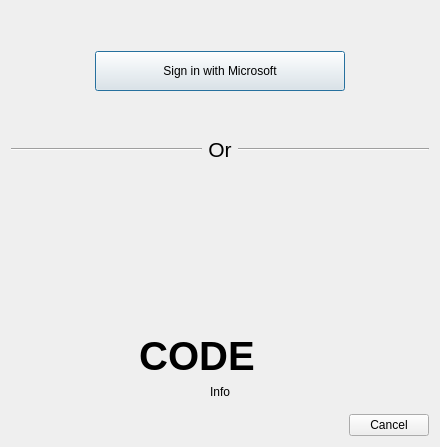
<?xml version="1.0" encoding="UTF-8"?>
<ui version="4.0">
 <class>MSALoginDialog</class>
 <widget class="QDialog" name="MSALoginDialog">
  <property name="geometry">
   <rect>
    <x>0</x>
    <y>0</y>
    <width>440</width>
    <height>447</height>
   </rect>
  </property>
  <property name="minimumSize">
   <size>
    <width>0</width>
    <height>430</height>
   </size>
  </property>
  <property name="windowTitle">
   <string>Agregar cuenta Microsoft (Premium)</string>
  </property>
  <layout class="QVBoxLayout" name="verticalLayout_6">
   <item>
    <widget class="QStackedWidget" name="stackedWidget2">
     <property name="currentIndex">
      <number>1</number>
     </property>
     <widget class="QWidget" name="loadingPage2">
      <layout class="QVBoxLayout" name="verticalLayout_31">
       <item>
        <spacer name="verticalSpacer_4">
         <property name="orientation">
          <enum>Qt::Vertical</enum>
         </property>
         <property name="sizeHint" stdset="0">
          <size>
           <width>20</width>
           <height>40</height>
          </size>
         </property>
        </spacer>
       </item>
       <item>
        <widget class="QLabel" name="loadingLabel2">
         <property name="font">
          <font>
           <pointsize>16</pointsize>
           <weight>75</weight>
           <bold>true</bold>
          </font>
         </property>
         <property name="text">
          <string>Please wait...</string>
         </property>
         <property name="alignment">
          <set>Qt::AlignCenter</set>
         </property>
         <property name="wordWrap">
          <bool>true</bool>
         </property>
        </widget>
       </item>
       <item>
        <widget class="QLabel" name="status2">
         <property name="text">
          <string>Status</string>
         </property>
         <property name="alignment">
          <set>Qt::AlignCenter</set>
         </property>
         <property name="wordWrap">
          <bool>true</bool>
         </property>
        </widget>
       </item>
       <item>
        <spacer name="verticalSpacer_31">
         <property name="orientation">
          <enum>Qt::Vertical</enum>
         </property>
         <property name="sizeHint" stdset="0">
          <size>
           <width>20</width>
           <height>40</height>
          </size>
         </property>
        </spacer>
       </item>
      </layout>
     </widget>
     <widget class="QWidget" name="mpPage1">
      <layout class="QVBoxLayout" name="verticalLayout_21" stretch="0">
       <item>
        <layout class="QHBoxLayout" name="horizontalLayout_7">
         <item>
          <spacer name="horizontalSpacer_5">
           <property name="orientation">
            <enum>Qt::Horizontal</enum>
           </property>
           <property name="sizeHint" stdset="0">
            <size>
             <width>40</width>
             <height>20</height>
            </size>
           </property>
          </spacer>
         </item>
         <item>
          <widget class="QPushButton" name="loginButton">
           <property name="minimumSize">
            <size>
             <width>250</width>
             <height>40</height>
            </size>
           </property>
           <property name="text">
            <string>Sign in with Microsoft</string>
           </property>
           <property name="default">
            <bool>true</bool>
           </property>
          </widget>
         </item>
         <item>
          <spacer name="horizontalSpacer_6">
           <property name="orientation">
            <enum>Qt::Horizontal</enum>
           </property>
           <property name="sizeHint" stdset="0">
            <size>
             <width>40</width>
             <height>20</height>
            </size>
           </property>
          </spacer>
         </item>
        </layout>
       </item>
      </layout>
     </widget>
    </widget>
   </item>
   <item>
    <layout class="QHBoxLayout" name="horizontalLayout_5">
     <item>
      <widget class="Line" name="line_3">
       <property name="sizePolicy">
        <sizepolicy hsizetype="Expanding" vsizetype="Fixed">
         <horstretch>0</horstretch>
         <verstretch>0</verstretch>
        </sizepolicy>
       </property>
       <property name="orientation">
        <enum>Qt::Horizontal</enum>
       </property>
      </widget>
     </item>
     <item>
      <widget class="QLabel" name="orLabel">
       <property name="font">
        <font>
         <pointsize>16</pointsize>
        </font>
       </property>
       <property name="text">
        <string>Or</string>
       </property>
       <property name="alignment">
        <set>Qt::AlignCenter</set>
       </property>
      </widget>
     </item>
     <item>
      <widget class="Line" name="line_4">
       <property name="sizePolicy">
        <sizepolicy hsizetype="Expanding" vsizetype="Fixed">
         <horstretch>0</horstretch>
         <verstretch>0</verstretch>
        </sizepolicy>
       </property>
       <property name="orientation">
        <enum>Qt::Horizontal</enum>
       </property>
      </widget>
     </item>
    </layout>
   </item>
   <item>
    <widget class="QStackedWidget" name="stackedWidget">
     <property name="currentIndex">
      <number>1</number>
     </property>
     <widget class="QWidget" name="loadingPage">
      <layout class="QVBoxLayout" name="verticalLayout_3">
       <item>
        <spacer name="verticalSpacer_41">
         <property name="orientation">
          <enum>Qt::Vertical</enum>
         </property>
         <property name="sizeHint" stdset="0">
          <size>
           <width>20</width>
           <height>40</height>
          </size>
         </property>
        </spacer>
       </item>
       <item>
        <widget class="QLabel" name="loadingLabel">
         <property name="font">
          <font>
           <pointsize>16</pointsize>
           <weight>75</weight>
           <bold>true</bold>
          </font>
         </property>
         <property name="text">
          <string>Please wait...</string>
         </property>
         <property name="alignment">
          <set>Qt::AlignCenter</set>
         </property>
         <property name="wordWrap">
          <bool>true</bool>
         </property>
        </widget>
       </item>
       <item>
        <widget class="QLabel" name="status">
         <property name="text">
          <string>Status</string>
         </property>
         <property name="alignment">
          <set>Qt::AlignCenter</set>
         </property>
         <property name="wordWrap">
          <bool>true</bool>
         </property>
        </widget>
       </item>
       <item>
        <spacer name="verticalSpacer_3">
         <property name="orientation">
          <enum>Qt::Vertical</enum>
         </property>
         <property name="sizeHint" stdset="0">
          <size>
           <width>20</width>
           <height>40</height>
          </size>
         </property>
        </spacer>
       </item>
      </layout>
     </widget>
     <widget class="QWidget" name="mpPage">
      <layout class="QVBoxLayout" name="verticalLayout_2" stretch="0,0,0">
       <item>
        <layout class="QHBoxLayout" name="horizontalLayout">
         <item>
          <spacer name="horizontalSpacer">
           <property name="orientation">
            <enum>Qt::Horizontal</enum>
           </property>
           <property name="sizeHint" stdset="0">
            <size>
             <width>40</width>
             <height>20</height>
            </size>
           </property>
          </spacer>
         </item>
         <item>
          <widget class="QLabel" name="qr">
           <property name="sizePolicy">
            <sizepolicy hsizetype="Fixed" vsizetype="Fixed">
             <horstretch>0</horstretch>
             <verstretch>0</verstretch>
            </sizepolicy>
           </property>
           <property name="minimumSize">
            <size>
             <width>150</width>
             <height>150</height>
            </size>
           </property>
           <property name="maximumSize">
            <size>
             <width>150</width>
             <height>150</height>
            </size>
           </property>
           <property name="text">
            <string/>
           </property>
           <property name="scaledContents">
            <bool>true</bool>
           </property>
           <property name="alignment">
            <set>Qt::AlignCenter</set>
           </property>
          </widget>
         </item>
         <item>
          <spacer name="horizontalSpacer_2">
           <property name="orientation">
            <enum>Qt::Horizontal</enum>
           </property>
           <property name="sizeHint" stdset="0">
            <size>
             <width>40</width>
             <height>20</height>
            </size>
           </property>
          </spacer>
         </item>
        </layout>
       </item>
       <item>
        <layout class="QHBoxLayout" name="horizontalLayout_2">
         <item>
          <spacer name="horizontalSpacer_3">
           <property name="orientation">
            <enum>Qt::Horizontal</enum>
           </property>
           <property name="sizeHint" stdset="0">
            <size>
             <width>40</width>
             <height>20</height>
            </size>
           </property>
          </spacer>
         </item>
         <item>
          <widget class="QLabel" name="code">
           <property name="font">
            <font>
             <pointsize>30</pointsize>
             <weight>75</weight>
             <bold>true</bold>
            </font>
           </property>
           <property name="cursor">
            <cursorShape>IBeamCursor</cursorShape>
           </property>
           <property name="text">
            <string>CODE</string>
           </property>
           <property name="alignment">
            <set>Qt::AlignCenter</set>
           </property>
           <property name="textInteractionFlags">
            <set>Qt::TextBrowserInteraction</set>
           </property>
          </widget>
         </item>
         <item>
          <widget class="QPushButton" name="copyCode">
           <property name="toolTip">
            <string>Copy code to clipboard</string>
           </property>
           <property name="text">
            <string/>
           </property>
           <property name="icon">
            <iconset theme="copy">
             <normaloff>.</normaloff>.</iconset>
           </property>
           <property name="iconSize">
            <size>
             <width>22</width>
             <height>22</height>
            </size>
           </property>
           <property name="flat">
            <bool>true</bool>
           </property>
          </widget>
         </item>
         <item>
          <spacer name="horizontalSpacer_4">
           <property name="orientation">
            <enum>Qt::Horizontal</enum>
           </property>
           <property name="sizeHint" stdset="0">
            <size>
             <width>40</width>
             <height>20</height>
            </size>
           </property>
          </spacer>
         </item>
        </layout>
       </item>
       <item>
        <widget class="QLabel" name="qrMessage">
         <property name="text">
          <string>Info</string>
         </property>
         <property name="alignment">
          <set>Qt::AlignCenter</set>
         </property>
         <property name="wordWrap">
          <bool>true</bool>
         </property>
         <property name="openExternalLinks">
          <bool>true</bool>
         </property>
         <property name="textInteractionFlags">
          <set>Qt::TextBrowserInteraction</set>
         </property>
        </widget>
       </item>
      </layout>
     </widget>
    </widget>
   </item>
   <item>
    <widget class="QDialogButtonBox" name="buttonBox">
     <property name="standardButtons">
      <set>QDialogButtonBox::Cancel</set>
     </property>
    </widget>
   </item>
  </layout>
 </widget>
 <resources/>
 <connections/>
</ui>
